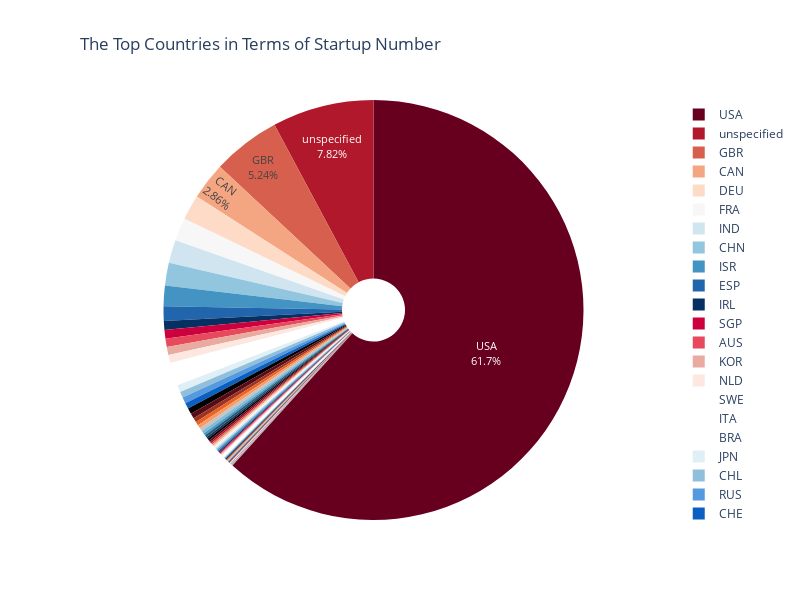

Write notebook code for a chart like this one.
### Code cell
fig = px.pie(data,names=data.country_code,
             title = "The Top Countries in Terms of Startup Number",
             color_discrete_sequence=px.colors.sequential.RdBu,
             hole = 0.15,
             width =800,
             height =600)

fig.update_layout(uniformtext_minsize=10, uniformtext_mode='hide', title_x=0.1)
fig.update_traces(textposition='inside', textinfo='percent+label')

fig.show()

### Figure 1 — Plotly figure (JSON) as saved in the notebook; plotly's stock layout.template omitted (floating-point values rounded to 4 significant figures; data arrays with more than 128 entries replaced by an {"elided": "..."} marker saying what was removed)
{"data": [{"domain": {"x": [0, 1], "y": [0, 1]}, "hole": 0.15, "hovertemplate": "country_code=%{label}<extra></extra>", "labels": {"elided": "37558 str values"}, "legendgroup": "", "name": "", "showlegend": true, "textinfo": "percent+label", "textposition": "inside", "type": "pie"}], "layout": {"height": 600, "legend": {"tracegroupgap": 0}, "piecolorway": ["rgb(103,0,31)", "rgb(178,24,43)", "rgb(214,96,77)", "rgb(244,165,130)", "rgb(253,219,199)", "rgb(247,247,247)", "rgb(209,229,240)", "rgb(146,197,222)", "rgb(67,147,195)", "rgb(33,102,172)", "rgb(5,48,97)"], "title": {"text": "The Top Countries in Terms of Startup Number", "x": 0.1}, "uniformtext": {"minsize": 10, "mode": "hide"}, "width": 800}}
